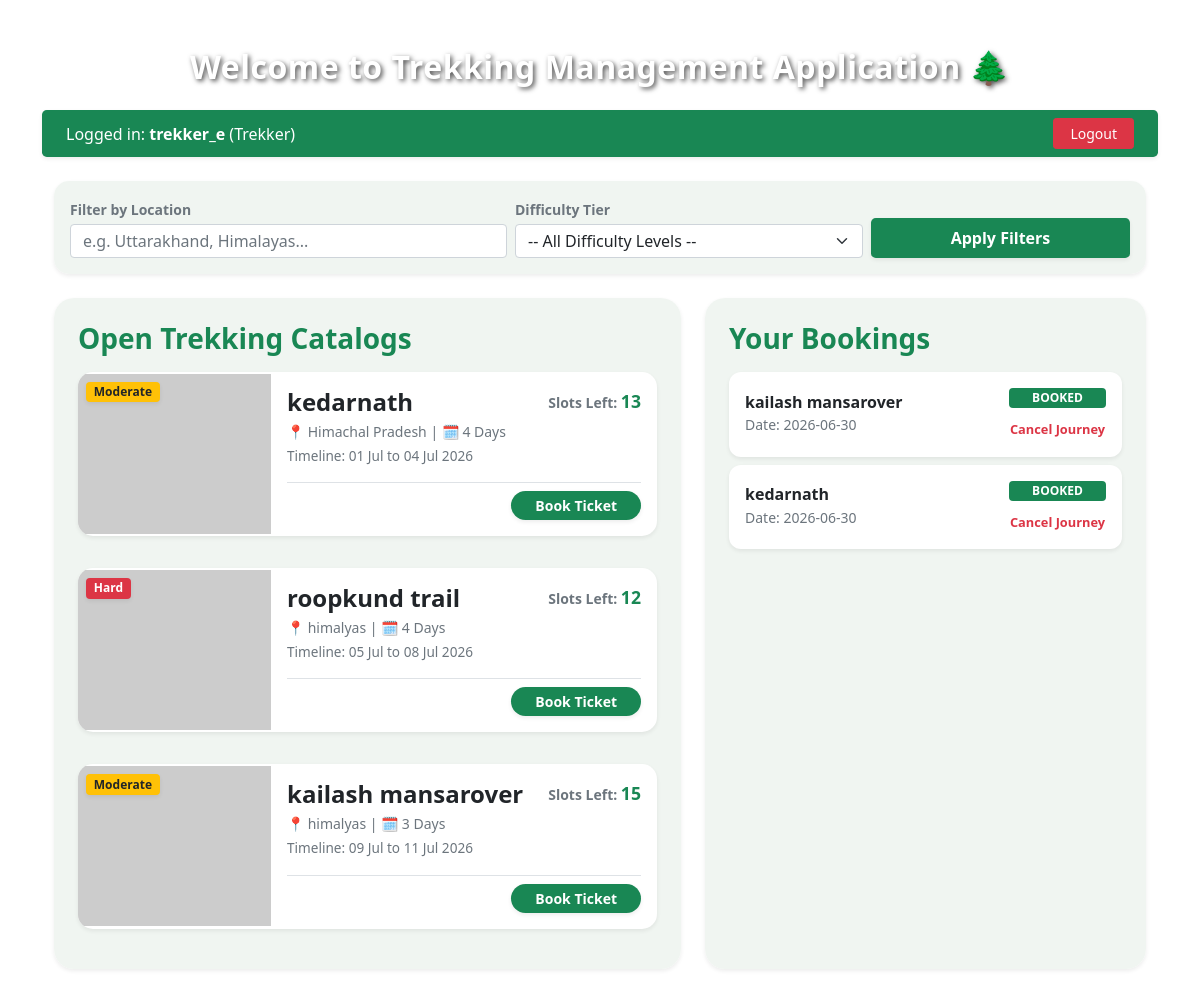
The app's page /dashboard (signed in) with its own data.
### applications/models.py (models this page shows)
class Trek(db.Model):
    __tablename__ = 'treks'
    id = db.Column(db.Integer, primary_key=True)
    name = db.Column(db.String(100), nullable=False)
    location = db.Column(db.String(100), nullable=False)
    difficulty = db.Column(db.String(20), nullable=False)
    duration = db.Column(db.Integer, nullable=False)
    available_slots = db.Column(db.Integer, nullable=False)
    status = db.Column(db.String(20), default='Pending', nullable=False)
    start_date = db.Column(db.Date, nullable=False)
    end_date = db.Column(db.Date, nullable=False)
    staff_id = db.Column(db.Integer, db.ForeignKey('staff_profiles.id'), nullable=True)
    bookings = db.relationship('Booking', backref='trek_details', cascade="all, delete-orphan")

class Booking(db.Model):
    __tablename__ = 'bookings'
    id = db.Column(db.Integer, primary_key=True)
    user_id = db.Column(db.Integer, db.ForeignKey('users.id'), nullable=False)
    trek_id = db.Column(db.Integer, db.ForeignKey('treks.id'), nullable=False)
    booking_date = db.Column(db.DateTime, default=datetime.utcnow, nullable=False)
    status = db.Column(db.String(20), default='Booked', nullable=False)

### applications/controllers.py (the view)
@app.route('/dashboard')
def trekker_dashboard():
    if session.get('role') != 'trekker':
        flash('Unauthorized Access! Please login as Trekker.', 'danger')
        return redirect(url_for('login'))
    user_id = session.get('user_id')
    filter_location = request.args.get('location', '').strip()
    filter_difficulty = request.args.get('difficulty', '').strip()
    trek_query = Trek.query.filter_by(status='Open')
    if filter_location:
        trek_query = trek_query.filter(Trek.location.like(f"%{filter_location}%"))
    if filter_difficulty:
        trek_query = trek_query.filter_by(difficulty=filter_difficulty)
    available_treks = trek_query.all()
    user_bookings = Booking.query.filter_by(user_id=user_id).order_by(Booking.booking_date.desc()).all()
    return render_template(
        'trekker_dashboard.html',
        treks=available_treks,
        bookings=user_bookings,
        selected_location=filter_location,
        selected_difficulty=filter_difficulty
    )

### templates/trekker_dashboard.html (shortened to what this page needs)
{% extends 'base.html' %}
{% block content %}
<div class="container mt-4 mb-5">
    <div class="card p-3 border-0 shadow-sm mb-4" style="border-radius: 15px; background: rgba(240, 245, 241, 0.95);">
        <form action="/dashboard" method="GET" class="row g-2 align-items-end">
            <div class="col-md-5">
                <label class="form-label small fw-bold text-muted mb-1">Filter by Location</label>
                <input type="text" name="location" class="form-control py-1" placeholder="e.g. Uttarakhand, Himalayas..." value="{{ selected_location }}">
            </div>
            <div class="col-md-4">
                <label class="form-label small fw-bold text-muted mb-1">Difficulty Tier</label>
                <select name="difficulty" class="form-select form-control py-1">
                    <option value="">-- All Difficulty Levels --</option>
                </select>
            </div>
            <div class="col-md-3 d-flex gap-2">
                <button type="submit" class="btn btn-green w-100 fw-bold py-2 rounded-3 shadow-sm">Apply Filters</button>
            </div>
        </form>
    </div>
    <div class="row g-4">
        <div class="col-lg-7">
            <div class="card p-4 border-0 shadow-sm h-100" style="border-radius: 20px; background: rgba(240, 245, 241, 0.95);">
                <h3 class="text-green fw-bold mb-3">Open Trekking Catalogs</h3>
                <div class="row g-3">
{% for t in treks %}
<div class="col-12">
    <div class="card border-0 shadow-sm bg-white overflow-hidden mb-3" style="border-radius: 15px;">
        <div class="row g-0 align-items-center">
            <div class="col-sm-4 position-relative" style="height: 160px; overflow: hidden; background-color: #dfdfdf;">
                {% if 'himachal' in t.location.lower() or 'triund' in t.name.lower() or 'tundabhuj' in t.name.lower() %}
                    <img src="https://picsum.photos/id/1015/600/400" alt="Mountain View" style="width: 100%; height: 100%; object-fit: cover;">
                {% elif 'uttarakhand' in t.location.lower() or 'kedarkantha' in t.name.lower() %}
                    <img src="https://picsum.photos/id/1016/600/400" alt="Valley View" style="width: 100%; height: 100%; object-fit: cover;">
                {% else %}
                    <img src="https://picsum.photos/id/1043/600/400" alt="Forest View" style="width: 100%; height: 100%; object-fit: cover;">
                {% endif %}
                <span class="position-absolute top-0 start-0 m-2 badge {% if t.difficulty=='Easy' %}bg-success{% elif t.difficulty=='Moderate' %}bg-warning text-dark{% else %}bg-danger{% endif %} shadow-sm">
                    {{ t.difficulty }}
                </span>
            </div>
            <div class="col-sm-8 p-3">
                <div class="d-flex justify-content-between align-items-start flex-wrap">
                    <div>
                        <h4 class="fw-bold text-dark m-0">{{ t.name }}</h4>
                        <p class="text-muted small my-1">📍 <span class="fw-semibold text-secondary">{{ t.location }}</span> | 🗓️ {{ t.duration }} Days</p>
                        <p class="small text-muted mb-0" style="font-size: 0.85rem;">Timeline: {{ t.start_date.strftime('%d %b') }} to {{ t.end_date.strftime('%d %b %Y') }}</p>
                    </div>
                    <div class="mt-2 mt-sm-0 text-end">
                        <span class="d-block text-secondary small fw-bold mb-1">Slots Left: <span class="text-green fw-bold" style="font-size: 1.1rem;">{{ t.available_slots }}</span></span>
                    </div>
                </div>
                <div class="d-flex justify-content-end align-items-center mt-3 pt-2 border-top">
                    {% if t.available_slots > 0 %}
                        <form action="/book_trek/{{ t.id }}" method="POST" class="m-0">
                            <button type="submit" class="btn btn-green px-4 rounded-pill fw-bold btn-sm shadow-sm">Book Ticket</button>
                        </form>
                    {% else %}
                        <button class="btn btn-secondary btn-sm px-4 rounded-pill disabled" disabled>Sold Out</button>
                    {% endif %}
                </div>
            </div>
        </div>
    </div>
</div>
{% endfor %}
                </div>
            </div>
        </div>
        <div class="col-lg-5">
            <div class="card p-4 border-0 shadow-sm h-100" style="border-radius: 20px; background: rgba(240, 245, 241, 0.95);">
                <h3 class="text-green fw-bold mb-3">Your Bookings</h3>
                <div class="row g-2">
                    {% for b in bookings %}
                    <div class="col-12">
                        <div class="card p-3 border-0 shadow-sm bg-white" style="border-radius: 12px;">
                            <div class="d-flex justify-content-between align-items-center">
                                <div>
                                    <h6 class="fw-bold m-0 text-dark">{{ b.trek_details.name }}</h6>
                                    <small class="text-muted">Date: {{ b.booking_date.strftime('%Y-%m-%d') }}</small>
                                </div>
                                <div class="text-end">
                                    <span class="badge mb-2 d-block {% if b.status=='Booked' %}bg-success{% elif b.status=='Cancelled' %}bg-danger{% else %}bg-secondary{% endif %}">
                                        {{ b.status|upper }}
                                    </span>
                                    {% if b.status == 'Booked' and b.trek_details.status == 'Open' %}
                                        <form action="/cancel_booking/{{ b.id }}" method="POST" style="display: inline;">
                                            <button type="submit" class="btn btn-link text-danger p-0 small fw-bold text-decoration-none" style="font-size:0.8rem;">Cancel Journey</button>
                                        </form>
                                    {% endif %}
                                </div>
                            </div>
                        </div>
                    </div>
                    {% else %}
                    <div class="col-12">
                        <div class="text-center p-5 text-muted bg-white rounded-3 shadow-sm">
                            <p class="small m-0 text-secondary">No bookings found. </p>
                        </div>
                    </div>
                    {% endfor %}
                </div>
            </div>
        </div>
    </div>
</div>
{% endblock %}

### templates/base.html (shortened to what this page needs)
<!DOCTYPE html>
<html lang="en">
<head>
    <link href="https://cdn.jsdelivr.net/npm/bootstrap@5.0.2/dist/css/bootstrap.min.css" rel="stylesheet">
</head>
<body>
    <div id="main">
        <div id="canvas" class="container">
            <h2 class="text-center mb-4 my-5 text-white fw-bold" style="text-shadow: 2px 2px 5px rgba(0,0,0,0.7); letter-spacing: 0.5px;">
                Welcome to Trekking Management Application 🌲
            </h2>
            {% if session.get('user_id') %}
            <div class="p-2 mb-2 bg-green text-white rounded-3 d-flex justify-content-between align-items-center px-4 shadow-sm">
                <span>Logged in: <strong>{{ session.get('username') }}</strong> ({{ session.get('role')|capitalize }})</span>
                <a href="/logout" class="btn btn-sm btn-danger px-3">Logout</a>
            </div>
            {% endif %}
            {% block content %}
            {% endblock %}
        </div>
    </div>
</body>
</html>

### templates/base.html (style rules this page uses)
body { background: url('https://images.unsplash.com/photo-1473448912268-2022ce9509d8?auto=format&fit=crop&w=1950&q=80') no-repeat center center fixed; background-size: cover; min-height: 100vh; }
.text-green { color: #198754 !important; }
.bg-green { background-color: #198754 !important; }
.btn-green { background-color: #198754; color: white; border: none; transition: all 0.2s ease; }

### records on screen
Trek: difficulty "Moderate", name "kedarnath", location "Himachal Pradesh", duration "4", start_date "01 Jul", end_date "04 Jul 2026", available_slots "13"
Trek: difficulty "Hard", name "roopkund trail", location "himalyas", duration "4", start_date "05 Jul", end_date "08 Jul 2026", available_slots "12"
Trek: difficulty "Moderate", name "kailash mansarover", location "himalyas", duration "3", start_date "09 Jul", end_date "11 Jul 2026", available_slots "15"
Booking: trek_details.name "kailash mansarover", booking_date "2026-06-30", status "BOOKED"
Booking: trek_details.name "kedarnath", booking_date "2026-06-30", status "BOOKED"

### other values on screen
{{ session.get('username') }} "trekker_e"
{{ session.get('role')|capitalize }} "Trekker"
